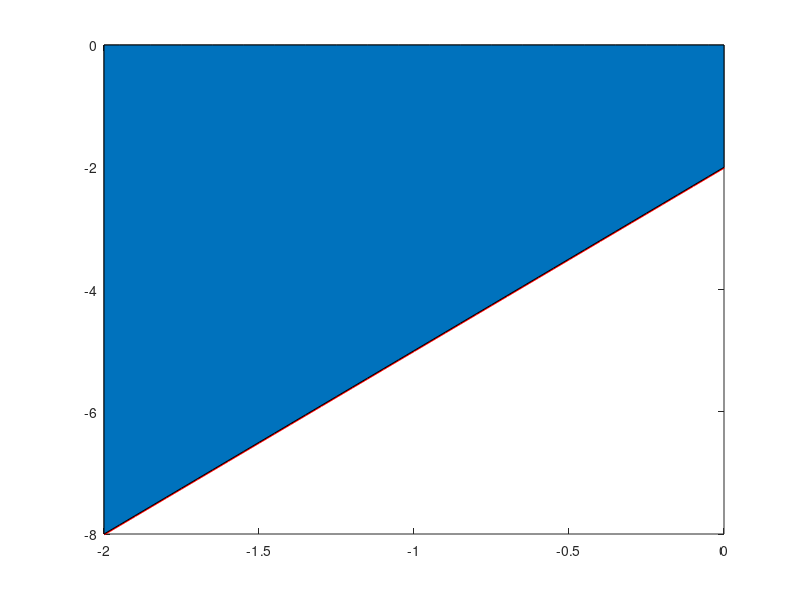

Reproduce this figure in MATLAB. (Note: this script raises an error after producing the figure.)
% Octave Script
% Title			:1.8 Teorema del Valor Intermedio
% Description		:Script para graficar el ejericio 4 de la actividad 1.8
% Author		:Luis Gerardo Cardozo Carranza (Gerard_CRS) luiscardozo161002@gmail.com
% Date			:20210525
% sion		        :1
% Usage			:octave> /path/Teorema_del_Valor_Intermedio_Actividad_1.9_Luis Gerardo Cardozo Carranza_3202
% Notes			:Requiere aplicacion octave usar en consola preferentemente.

%limpia la pantalla y las variables.
clc, clear  

%Definimos la funcion
x=-2:.05:0;
f=inline('3*x-2');
plot(x,f(x),'r','LineWidth',2)

%Para calcular la integral
valor_de_Integral=quad(f,-2,0)

%Determina el valor del punto c
Valor_Medio=strcat('3*x.^3-2*x^2==',num2str(1/3*valor_de_Integral))

%Interpretación geométrica
hold on
area(x,f(x))
altura=f(c(1));
plot([-2 0],[altura altura])
hold off
